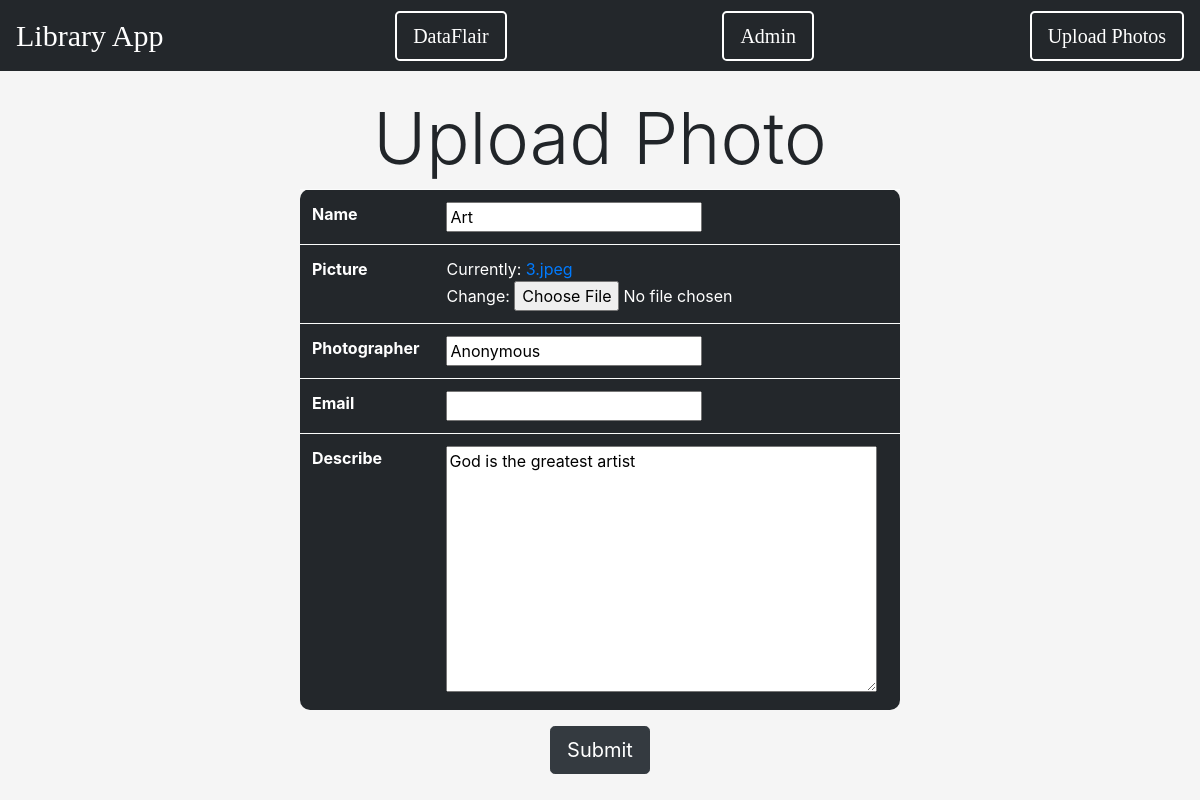
Screenshot of /update/2 with the database file from the repository.
### photo/models.py (models this page shows, shortened)
class Photo(models.Model):
    name = models.CharField(max_length = 50)
    picture = models.ImageField()
    photographer = models.CharField(max_length = 30, default='anonymous')
    email = models.EmailField(blank = True)
    describe = models.TextField(default = 'DataFlair Django tutorials')

### photo/views.py (the view)
# urls.py: path('update/<int:photo_id>', views.update_photo),
def update_photo(request, photo_id):
    photo_id = int(photo_id)
    try:
        photo_sel = Photo.objects.get(id = photo_id)
    except Photo.DoesNotExist:
        return redirect('index')
    photo_form = PhotoCreate(request.POST or None, instance = photo_sel)
    if photo_form.is_valid():
       photo_form.save()
       return redirect('index')
    return render(request, 'photo/upload_form.html', {'upload_form':photo_form})

### photo/forms.py
class PhotoCreate(forms.ModelForm):
    class Meta:
        model = Photo
        fields = '__all__'

### photo/templates/photo/upload_form.html (shortened to what this page needs)
{% extends 'photo/library.html' %}
{% block content %}
    <center>
    <h1 class="display-3">Upload Photo</h1>
    <form method = 'POST' enctype="multipart/form-data">
        <table class = 'w-50 table table-light' style="border-radius:10px;background-color:#23272B; color: #FFFFFF;">
            {% for field in upload_form %}
            <tr>
                <th>{{field.label}}</th>
                <td>{{ field }}</td>
            </tr>
            {% endfor %}
        </table>
        <button type="submit" class="btn btn-lg btn-dark">Submit</button>
    </form>
    </center>
{% endblock %}

### rows the page displays
Photo: upload_form "Art" "Anonymous" "God is the greatest artist"

### other values shown
{{ field.label }} "Name" "Picture" "Photographer" "Email" "Describe"
